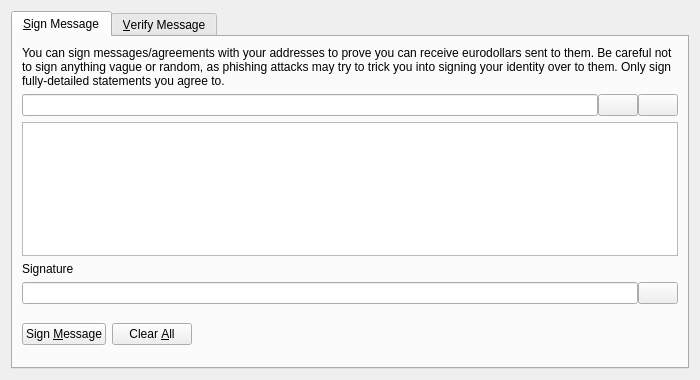
<?xml version="1.0" encoding="UTF-8"?>
<ui version="4.0">
 <class>SignVerifyMessageDialog</class>
 <widget class="QDialog" name="SignVerifyMessageDialog">
  <property name="geometry">
   <rect>
    <x>0</x>
    <y>0</y>
    <width>700</width>
    <height>380</height>
   </rect>
  </property>
  <property name="windowTitle">
   <string>Signatures - Sign / Verify a Message</string>
  </property>
  <property name="modal">
   <bool>true</bool>
  </property>
  <layout class="QVBoxLayout" name="verticalLayout">
   <item>
    <widget class="QTabWidget" name="tabWidget">
     <property name="currentIndex">
      <number>0</number>
     </property>
     <widget class="QWidget" name="tabSignMessage">
      <attribute name="title">
       <string>&amp;Sign Message</string>
      </attribute>
      <layout class="QVBoxLayout" name="verticalLayout_SM">
       <item>
        <widget class="QLabel" name="infoLabel_SM">
         <property name="text">
          <string>You can sign messages/agreements with your addresses to prove you can receive eurodollars sent to them. Be careful not to sign anything vague or random, as phishing attacks may try to trick you into signing your identity over to them. Only sign fully-detailed statements you agree to.</string>
         </property>
         <property name="textFormat">
          <enum>Qt::PlainText</enum>
         </property>
         <property name="wordWrap">
          <bool>true</bool>
         </property>
        </widget>
       </item>
       <item>
        <layout class="QHBoxLayout" name="horizontalLayout_1_SM">
         <property name="spacing">
          <number>0</number>
         </property>
         <item>
          <widget class="QValidatedLineEdit" name="addressIn_SM">
           <property name="toolTip">
            <string>The Eurodollar address to sign the message with</string>
           </property>
          </widget>
         </item>
         <item>
          <widget class="QPushButton" name="addressBookButton_SM">
           <property name="toolTip">
            <string>Choose previously used address</string>
           </property>
           <property name="text">
            <string/>
           </property>
           <property name="icon">
            <iconset resource="../eurodollar.qrc">
             <normaloff>:/icons/address-book</normaloff>:/icons/address-book</iconset>
           </property>
           <property name="shortcut">
            <string>Alt+A</string>
           </property>
           <property name="autoDefault">
            <bool>false</bool>
           </property>
          </widget>
         </item>
         <item>
          <widget class="QPushButton" name="pasteButton_SM">
           <property name="toolTip">
            <string>Paste address from clipboard</string>
           </property>
           <property name="text">
            <string/>
           </property>
           <property name="icon">
            <iconset resource="../eurodollar.qrc">
             <normaloff>:/icons/editpaste</normaloff>:/icons/editpaste</iconset>
           </property>
           <property name="shortcut">
            <string>Alt+P</string>
           </property>
           <property name="autoDefault">
            <bool>false</bool>
           </property>
          </widget>
         </item>
        </layout>
       </item>
       <item>
        <widget class="QPlainTextEdit" name="messageIn_SM">
         <property name="toolTip">
          <string>Enter the message you want to sign here</string>
         </property>
        </widget>
       </item>
       <item>
        <widget class="QLabel" name="signatureLabel_SM">
         <property name="text">
          <string>Signature</string>
         </property>
         <property name="textFormat">
          <enum>Qt::PlainText</enum>
         </property>
        </widget>
       </item>
       <item>
        <layout class="QHBoxLayout" name="horizontalLayout_2_SM">
         <property name="spacing">
          <number>0</number>
         </property>
         <item>
          <widget class="QLineEdit" name="signatureOut_SM">
           <property name="font">
            <font>
             <italic>true</italic>
            </font>
           </property>
           <property name="readOnly">
            <bool>true</bool>
           </property>
          </widget>
         </item>
         <item>
          <widget class="QPushButton" name="copySignatureButton_SM">
           <property name="toolTip">
            <string>Copy the current signature to the system clipboard</string>
           </property>
           <property name="text">
            <string/>
           </property>
           <property name="icon">
            <iconset resource="../eurodollar.qrc">
             <normaloff>:/icons/editcopy</normaloff>:/icons/editcopy</iconset>
           </property>
           <property name="autoDefault">
            <bool>false</bool>
           </property>
          </widget>
         </item>
        </layout>
       </item>
       <item>
        <layout class="QHBoxLayout" name="horizontalLayout_3_SM">
         <item>
          <widget class="QPushButton" name="signMessageButton_SM">
           <property name="toolTip">
            <string>Sign the message to prove you own this Eurodollar address</string>
           </property>
           <property name="text">
            <string>Sign &amp;Message</string>
           </property>
           <property name="icon">
            <iconset resource="../eurodollar.qrc">
             <normaloff>:/icons/edit</normaloff>:/icons/edit</iconset>
           </property>
           <property name="autoDefault">
            <bool>false</bool>
           </property>
          </widget>
         </item>
         <item>
          <widget class="QPushButton" name="clearButton_SM">
           <property name="toolTip">
            <string>Reset all sign message fields</string>
           </property>
           <property name="text">
            <string>Clear &amp;All</string>
           </property>
           <property name="icon">
            <iconset resource="../eurodollar.qrc">
             <normaloff>:/icons/remove</normaloff>:/icons/remove</iconset>
           </property>
           <property name="autoDefault">
            <bool>false</bool>
           </property>
          </widget>
         </item>
         <item>
          <spacer name="horizontalSpacer_1_SM">
           <property name="orientation">
            <enum>Qt::Horizontal</enum>
           </property>
           <property name="sizeHint" stdset="0">
            <size>
             <width>40</width>
             <height>48</height>
            </size>
           </property>
          </spacer>
         </item>
         <item>
          <widget class="QLabel" name="statusLabel_SM">
           <property name="font">
            <font>
             <weight>75</weight>
             <bold>true</bold>
            </font>
           </property>
           <property name="text">
            <string/>
           </property>
           <property name="wordWrap">
            <bool>true</bool>
           </property>
          </widget>
         </item>
         <item>
          <spacer name="horizontalSpacer_2_SM">
           <property name="orientation">
            <enum>Qt::Horizontal</enum>
           </property>
           <property name="sizeHint" stdset="0">
            <size>
             <width>40</width>
             <height>48</height>
            </size>
           </property>
          </spacer>
         </item>
        </layout>
       </item>
      </layout>
     </widget>
     <widget class="QWidget" name="tabVerifyMessage">
      <attribute name="title">
       <string>&amp;Verify Message</string>
      </attribute>
      <layout class="QVBoxLayout" name="verticalLayout_VM">
       <item>
        <widget class="QLabel" name="infoLabel_VM">
         <property name="text">
          <string>Enter the receiver's address, message (ensure you copy line breaks, spaces, tabs, etc. exactly) and signature below to verify the message. Be careful not to read more into the signature than what is in the signed message itself, to avoid being tricked by a man-in-the-middle attack. Note that this only proves the signing party receives with the address, it cannot prove sendership of any transaction!</string>
         </property>
         <property name="textFormat">
          <enum>Qt::PlainText</enum>
         </property>
         <property name="alignment">
          <set>Qt::AlignLeading|Qt::AlignLeft|Qt::AlignTop</set>
         </property>
         <property name="wordWrap">
          <bool>true</bool>
         </property>
        </widget>
       </item>
       <item>
        <layout class="QHBoxLayout" name="horizontalLayout_1_VM">
         <property name="spacing">
          <number>0</number>
         </property>
         <item>
          <widget class="QValidatedLineEdit" name="addressIn_VM">
           <property name="toolTip">
            <string>The Eurodollar address the message was signed with</string>
           </property>
          </widget>
         </item>
         <item>
          <widget class="QPushButton" name="addressBookButton_VM">
           <property name="toolTip">
            <string>Choose previously used address</string>
           </property>
           <property name="text">
            <string/>
           </property>
           <property name="icon">
            <iconset resource="../eurodollar.qrc">
             <normaloff>:/icons/address-book</normaloff>:/icons/address-book</iconset>
           </property>
           <property name="shortcut">
            <string>Alt+A</string>
           </property>
           <property name="autoDefault">
            <bool>false</bool>
           </property>
          </widget>
         </item>
        </layout>
       </item>
       <item>
        <widget class="QPlainTextEdit" name="messageIn_VM"/>
       </item>
       <item>
        <widget class="QValidatedLineEdit" name="signatureIn_VM"/>
       </item>
       <item>
        <layout class="QHBoxLayout" name="horizontalLayout_2_VM">
         <item>
          <widget class="QPushButton" name="verifyMessageButton_VM">
           <property name="toolTip">
            <string>Verify the message to ensure it was signed with the specified Eurodollar address</string>
           </property>
           <property name="text">
            <string>Verify &amp;Message</string>
           </property>
           <property name="icon">
            <iconset resource="../eurodollar.qrc">
             <normaloff>:/icons/transaction_0</normaloff>:/icons/transaction_0</iconset>
           </property>
           <property name="autoDefault">
            <bool>false</bool>
           </property>
          </widget>
         </item>
         <item>
          <widget class="QPushButton" name="clearButton_VM">
           <property name="toolTip">
            <string>Reset all verify message fields</string>
           </property>
           <property name="text">
            <string>Clear &amp;All</string>
           </property>
           <property name="icon">
            <iconset resource="../eurodollar.qrc">
             <normaloff>:/icons/remove</normaloff>:/icons/remove</iconset>
           </property>
           <property name="autoDefault">
            <bool>false</bool>
           </property>
          </widget>
         </item>
         <item>
          <spacer name="horizontalSpacer_1_VM">
           <property name="orientation">
            <enum>Qt::Horizontal</enum>
           </property>
           <property name="sizeHint" stdset="0">
            <size>
             <width>40</width>
             <height>48</height>
            </size>
           </property>
          </spacer>
         </item>
         <item>
          <widget class="QLabel" name="statusLabel_VM">
           <property name="font">
            <font>
             <weight>75</weight>
             <bold>true</bold>
            </font>
           </property>
           <property name="text">
            <string/>
           </property>
           <property name="wordWrap">
            <bool>true</bool>
           </property>
          </widget>
         </item>
         <item>
          <spacer name="horizontalSpacer_2_VM">
           <property name="orientation">
            <enum>Qt::Horizontal</enum>
           </property>
           <property name="sizeHint" stdset="0">
            <size>
             <width>40</width>
             <height>48</height>
            </size>
           </property>
          </spacer>
         </item>
        </layout>
       </item>
      </layout>
     </widget>
    </widget>
   </item>
  </layout>
 </widget>
 <customwidgets>
  <customwidget>
   <class>QValidatedLineEdit</class>
   <extends>QLineEdit</extends>
   <header>qt/qvalidatedlineedit.h</header>
  </customwidget>
 </customwidgets>
 <resources>
  <include location="../eurodollar.qrc"/>
 </resources>
 <connections/>
</ui>
